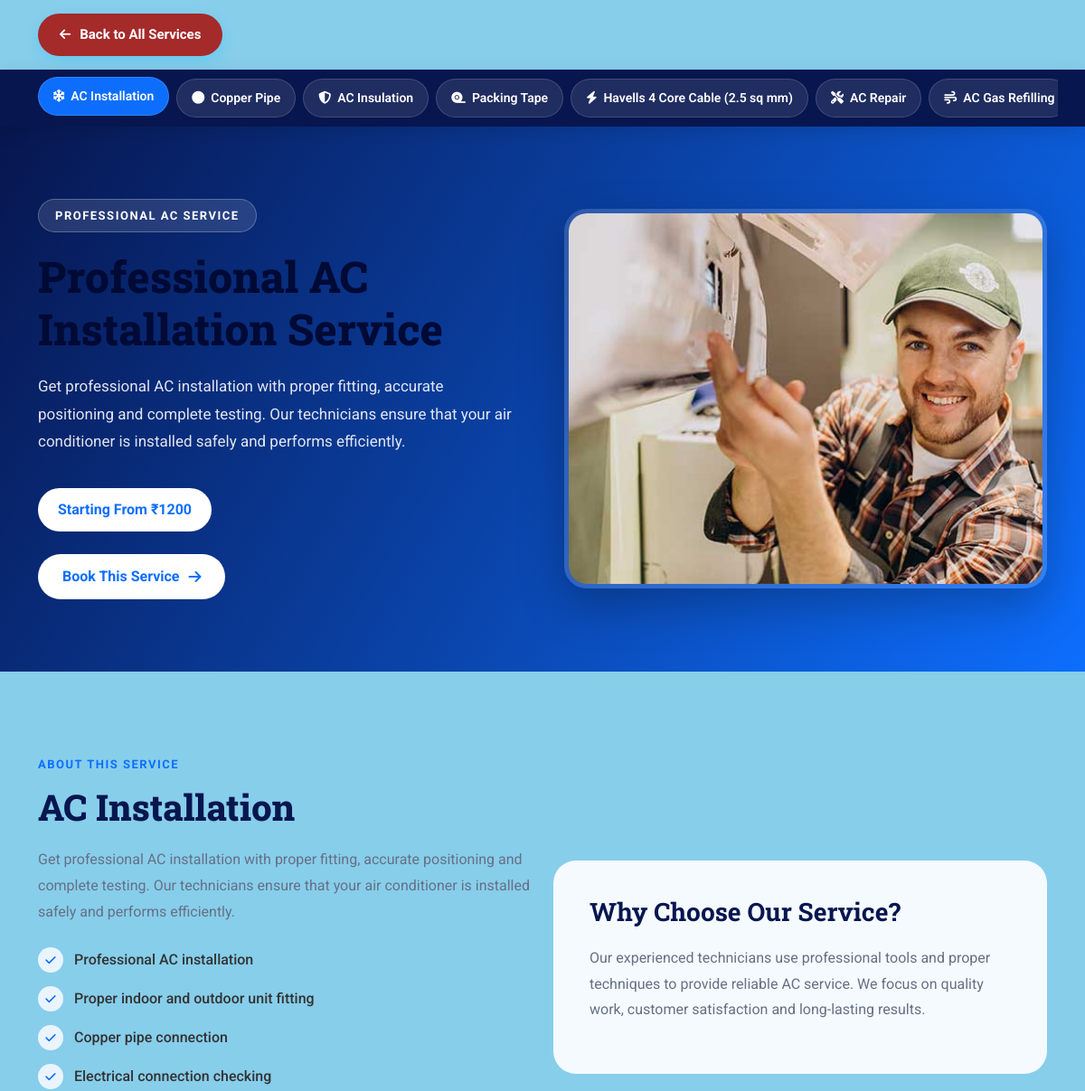
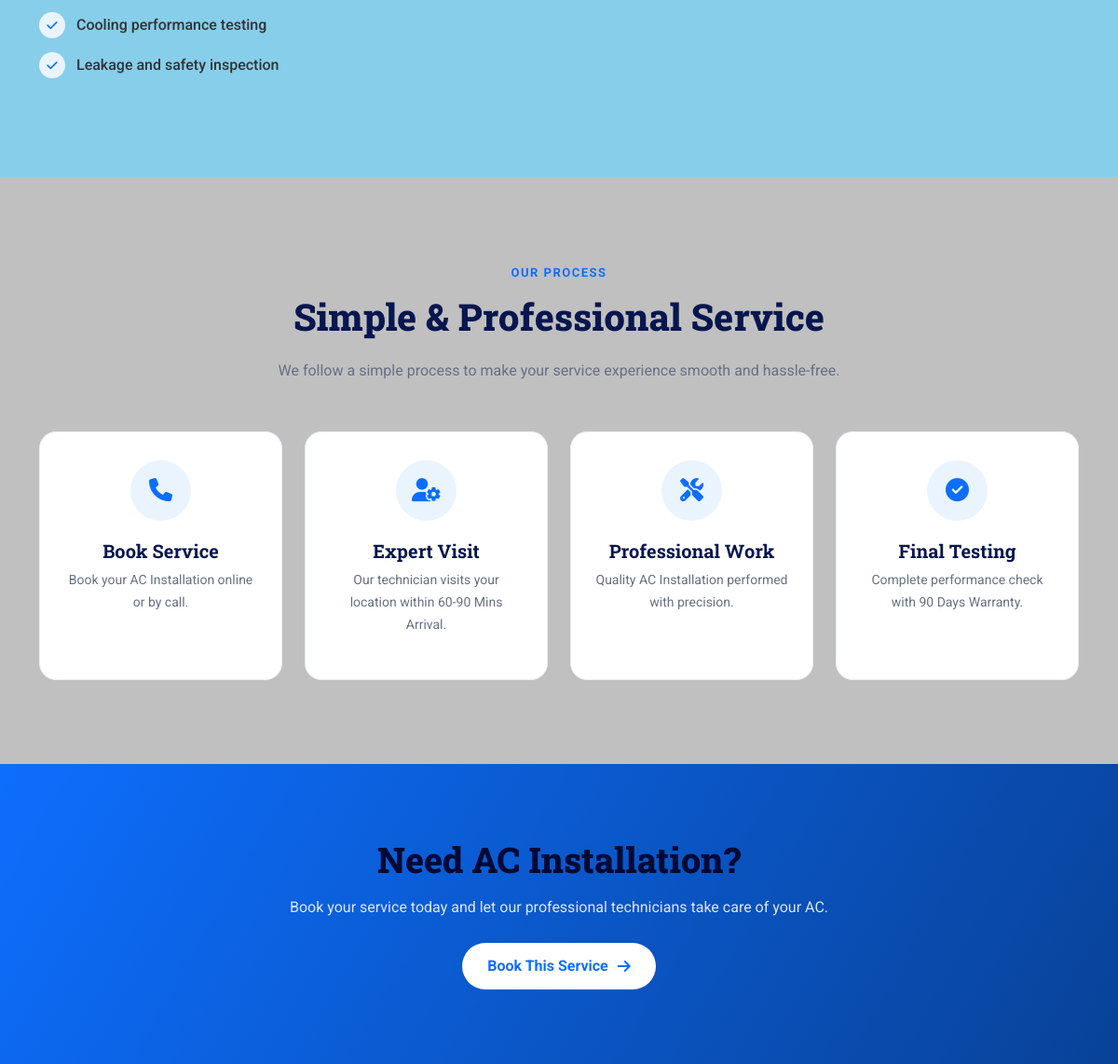
/all_services/service.php, run on the app's committed database (2 pictures, top to bottom).
### tables this page shows
CREATE TABLE IF NOT EXISTS `services` (
  `id` int(11) NOT NULL AUTO_INCREMENT,
  `slug` varchar(100) NOT NULL,
  `name` varchar(255) NOT NULL,
  `badge` varchar(255) NOT NULL DEFAULT 'PROFESSIONAL AC SERVICE',
  `title` varchar(255) NOT NULL,
  `image` varchar(255) NOT NULL DEFAULT 'img/installation.jpg',
  `icon` varchar(255) NOT NULL DEFAULT 'img/icon/icon-01-light.png',
  `price` decimal(10,2) NOT NULL DEFAULT 0.00,
  `price_text` varchar(100) NOT NULL DEFAULT '',
  `short_desc` text NOT NULL,
  `description` text NOT NULL,
  `features` text DEFAULT NULL,
  `estimated_time` varchar(100) NOT NULL DEFAULT '60 Mins Arrival',
  `warranty` varchar(100) NOT NULL DEFAULT '30 Days Guarantee',
  `display_order` int(11) NOT NULL DEFAULT 0,
  `is_active` tinyint(1) NOT NULL DEFAULT 1,
  `created_at` timestamp NOT NULL DEFAULT current_timestamp(),
  `updated_at` timestamp NOT NULL DEFAULT current_timestamp() ON UPDATE current_timestamp(),
  PRIMARY KEY (`id`),
  UNIQUE KEY `slug` (`slug`)
);

### all_services/service.php (the view, shortened to what this page needs)
<?php
require_once '../includes/config.php';
$service_key = $_GET['service'] ?? 'ac_installation';
$services = [];
$db_services_query = mysqli_query($conn, "SELECT * FROM services WHERE is_active = 1 ORDER BY display_order ASC, id ASC");
if ($db_services_query && mysqli_num_rows($db_services_query) > 0) {
    while ($row = mysqli_fetch_assoc($db_services_query)) {
        $slug = $row['slug'];
        $img_src = $row['image'];
        if (strpos($img_src, 'http') !== 0 && strpos($img_src, '../') !== 0) {
            $img_src = '../' . $img_src;
        }
        $price_disp = !empty($row['price_text']) ? $row['price_text'] : ('Starting From ₹' . number_format($row['price'], 0));
        $raw_features = $row['features'] ?? '';
        $features_list = [];
        if (!empty($raw_features)) {
            $json_f = json_decode($raw_features, true);
            if (is_array($json_f)) {
                $features_list = $json_f;
            } else {
                $lines = explode("\n", $raw_features);
                foreach ($lines as $ln) {
                    $trimmed = trim($ln, " \t\n\r\0\x0B-•*");
                    if (!empty($trimmed)) {
                        $features_list[] = $trimmed;
                    }
                }
            }
        }
        $process_list = [
            ['icon' => 'fa-phone', 'title' => 'Book Service', 'text' => 'Book your ' . $row['name'] . ' online or by call.'],
            ['icon' => 'fa-user-cog', 'title' => 'Expert Visit', 'text' => 'Our technician visits your location within ' . (!empty($row['estimated_time']) ? $row['estimated_time'] : '60 Mins') . '.'],
            ['icon' => 'fa-tools', 'title' => 'Professional Work', 'text' => 'Quality ' . $row['name'] . ' performed with precision.'],
            ['icon' => 'fa-check-circle', 'title' => 'Final Testing', 'text' => 'Complete performance check with ' . (!empty($row['warranty']) ? $row['warranty'] : 'warranty guarantee') . '.']
        ];
        $services[$slug] = [
            'id' => $row['id'],
            'slug' => $slug,
            'name' => $row['name'],
            'badge' => !empty($row['badge']) ? $row['badge'] : 'PROFESSIONAL AC SERVICE',
            'title' => !empty($row['title']) ? $row['title'] : ('Professional ' . $row['name'] . ' Service'),
            'image' => $img_src,
            'icon' => $row['icon'],
            'price' => $price_disp,
            'raw_price' => (float)$row['price'],
            'description' => $row['description'],
            'short' => $row['short_desc'],
            'features' => $features_list,
            'process' => $process_list,
            'estimated_time' => $row['estimated_time'],
            'warranty' => $row['warranty']
        ];
    }
}
$service = $services[$service_key];
?>
<!DOCTYPE html>
<html lang="en">
<head>
<link href="../css/bootstrap.min.css" rel="stylesheet">
<link
href="https://cdnjs.cloudflare.com/ajax/libs/font-awesome/6.6.0/css/all.min.css"
rel="stylesheet"
>
</head>
<body>
<div class="back-service-wrapper">
    <div class="container">
        <a
            href="../services.php"
            class="back-service-btn"
        >
            <i class="fas fa-arrow-left"></i>
            Back to All Services
        </a>
    </div>
</div>
<nav class="service-navbar">
<div class="container">
<?php foreach ($services as $key => $navService): ?>
<a
    href="service.php?service=<?php echo urlencode($key); ?>"
    class="service-nav-btn <?php echo ($key === $service_key) ? 'active' : ''; ?>"
>
<?php
$icons = [
    'ac_installation' => 'fa-snowflake',
    'ac_pipe' => 'fa-circle',
    'ac_insulation' => 'fa-shield-halved',
    'ac_tape' => 'fa-tape',
    'ac_cable' => 'fa-bolt',
    'ac_repair' => 'fa-tools',
    'ac_gas' => 'fa-wind',
    'ac_maintenance' => 'fa-cog',
    'ac_cleaning' => 'fa-broom',
    'ac_stand' => 'fa-layer-group',
    'ac_uninstallation' => 'fa-times-circle',
    'ac_amc' => 'fa-calendar-check'
];
?>
<i class="fas <?php echo isset($icons[$key]) ? $icons[$key] : 'fa-tools'; ?>"></i>
<?php echo htmlspecialchars($navService['name']); ?>
</a>
<?php endforeach; ?>
</div>
</nav>
<section class="service-hero">
<div class="container">
<div class="row align-items-center g-5">
<div class="col-lg-6">
<span class="service-badge">
<?php echo htmlspecialchars($service['badge']); ?>
</span>
<h1>
<?php echo htmlspecialchars($service['title']); ?>
</h1>
<p>
<?php echo htmlspecialchars($service['description']); ?>
</p>
<span class="service-price">
<?php echo htmlspecialchars($service['price']); ?>
</span>
<br>
<button
    type="button"
    class="book-button"
    onclick="handleBooking()"
>
Book This Service
<i class="fas fa-arrow-right"></i>
</button>
</div>
<div class="col-lg-6">
<img
    src="<?php echo htmlspecialchars($service['image']); ?>"
    alt="<?php echo htmlspecialchars($service['name']); ?>"
    class="service-hero-image"
>
</div>
</div>
</div>
</section>
<section class="service-about">
<div class="container">
<div class="row align-items-center">
<div class="col-lg-6">
<span class="section-badge">
ABOUT THIS SERVICE
</span>
<h2 class="section-title">
<?php echo htmlspecialchars($service['name']); ?>
</h2>
<p class="section-text">
<?php echo htmlspecialchars($service['description']); ?>
</p>
<ul class="feature-list">
<?php foreach ($service['features'] as $feature): ?>
<li>
<i class="fas fa-check"></i>
<?php echo htmlspecialchars($feature); ?>
</li>
<?php endforeach; ?>
</ul>
</div>
<div class="col-lg-6 mt-5 mt-lg-0">
<div
style="
background:#f5faff;
padding:40px;
border-radius:25px;
"
>
<h3
style="
color:#07164f;
font-family:'Roboto Slab';
font-weight:700;
margin-bottom:20px;
"
>
Why Choose Our Service?
</h3>
<p class="section-text">
Our experienced technicians use professional
tools and proper techniques to provide reliable
AC service. We focus on quality work,
customer satisfaction and long-lasting results.
</p>
</div>
</div>
</div>
</div>
</section>
<section class="process-section">
<div class="container">
<div class="process-heading">
<span class="section-badge">
OUR PROCESS
</span>
<h2 class="section-title">
Simple & Professional Service
</h2>
<p class="section-text">
We follow a simple process to make your
service experience smooth and hassle-free.
</p>
</div>
<div class="row g-4">
<?php foreach ($service['process'] as $process): ?>
<div class="col-lg-3 col-md-6">
<div class="process-card">
<div class="process-icon">
<i class="fas <?php echo htmlspecialchars($process['icon']); ?>"></i>
</div>
<h4>
<?php echo htmlspecialchars($process['title']); ?>
</h4>
<p>
<?php echo htmlspecialchars($process['text']); ?>
</p>
</div>
</div>
<?php endforeach; ?>
</div>
</div>
</section>
<section class="service-cta">
<div class="container">
<h2>
Need
<?php echo htmlspecialchars($service['name']); ?>?
</h2>
<p>
Book your service today and let our
professional technicians take care of your AC.
</p>
<button
    type="button"
    class="book-button"
    onclick="handleBooking()"
>
Book This Service
<i class="fas fa-arrow-right"></i>
</button>
</div>
</section>
</body>
</html>

### all_services/service.php (style rules this page uses)
:root { --primary:#0d6efd; --dark:#07164f; --light:#f5faff; --text:#667085; }
* { box-sizing:border-box; }
body { margin:0; font-family:'Roboto',sans-serif; background:#fff; color:#222; }
.back-service-wrapper { background: skyblue; padding: 15px 0; }
.back-service-btn { display: inline-flex; align-items: center; gap: 10px; padding: 12px 24px; background: brown; color: #ffffff; border-radius: 30px; text-decoration: none; font-size: 15px; font-weight: 700; box-shadow: 0 5px 15px rgba(0,191,255,0.25); transition: all 0.3s ease; }
.back-service-btn i { font-size: 14px; }
.service-navbar { width:100%; background:#07164f; box-shadow:0 5px 20px rgba(0,0,0,.12); position:sticky; top:0; z-index:9999; }
.service-navbar .container { display:flex; align-items:center; gap:8px; overflow-x:auto; flex-wrap:nowrap; -webkit-overflow-scrolling:touch; padding-top:10px; padding-bottom:10px; scroll-behavior: smooth; scrollbar-width: thin; }
.service-nav-btn { flex:0 0 auto; display:inline-flex; align-items:center; gap:7px; padding:10px 16px; border-radius:30px; background:rgba(255,255,255,.10); color:#fff; text-decoration:none; font-size:14px; font-weight:600; border:1px solid rgba(255,255,255,.15); transition:.3s; }
.service-nav-btn:hover, .service-nav-btn.active { background:#0d6efd; color:#fff; transform:translateY(-2px); }
.service-hero { background:linear-gradient(120deg,#07164f,#0d6efd); padding:80px 0; color:#fff; }
.service-badge { display:inline-block; padding:8px 18px; border-radius:50px; background:rgba(255,255,255,.12); border:1px solid rgba(255,255,255,.25); font-size:13px; font-weight:700; letter-spacing:1.5px; margin-bottom:20px; }
.service-hero h1 { font-family:'Roboto Slab',serif; font-size:48px; font-weight:800; line-height:1.2; margin-bottom:20px; }
.service-hero p { font-size:17px; line-height:1.8; color:rgba(255,255,255,.88); max-width:650px; }
.service-price { display:inline-block; margin-top:20px; background:#fff; color:#0d6efd; padding:12px 22px; border-radius:50px; font-weight:700; }
.service-hero-image { width:100%; height:420px; object-fit:cover; border-radius:25px; border:5px solid rgba(255,255,255,.15); box-shadow:0 20px 50px rgba(0,0,0,.25); }
.service-about { padding:90px 0; background:skyblue; }
.section-badge { color:var(--primary); font-size:13px; font-weight:700; letter-spacing:1.5px; }
.section-title { color:var(--dark); font-family:'Roboto Slab',serif; font-size:40px; font-weight:800; margin:12px 0 20px; }
.section-text { color:var(--text); font-size:16px; line-height:1.8; }
.feature-list { margin-top:25px; padding:0; list-style:none; }
.feature-list li { display:flex; align-items:center; gap:12px; margin-bottom:15px; color:#333; font-weight:500; }
.feature-list i { width:28px; height:28px; display:flex; align-items:center; justify-content:center; background:#eaf4ff; color:var(--primary); border-radius:50%; font-size:13px; }
.process-section { padding:90px 0; background:silver; }
.process-heading { text-align:center; max-width:700px; margin:0 auto 50px; }
.process-card { background:#fff; padding:30px 25px; height:100%; border-radius:18px; border:1px solid #e8eef6; text-align:center; transition:.3s; }
.process-icon { width:65px; height:65px; margin:0 auto 20px; display:flex; align-items:center; justify-content:center; border-radius:50%; background:#eaf4ff; color:var(--primary); font-size:25px; }
.process-card h4 { font-family:'Roboto Slab',serif; color:var(--dark); font-weight:700; font-size:20px; }
.process-card p { color:var(--text); font-size:14px; line-height:1.7; }
.service-cta { padding:80px 20px; background:linear-gradient(120deg,#0d6efd,#084298); text-align:center; color:#fff; }
.service-cta h2 { font-family:'Roboto Slab',serif; font-size:38px; font-weight:800; margin-bottom:15px; }
.service-cta p { max-width:650px; margin:0 auto; color:rgba(255,255,255,.85); line-height:1.7; }
.book-button { display:inline-flex; align-items:center; justify-content:center; gap:10px; margin-top:25px; padding:13px 27px; border-radius:50px; background:#fff; color:#0d6efd; text-decoration:none; font-weight:700; border:none; cursor:pointer; transition:.3s; }

### data on the page
services: name "AC Installation", badge "PROFESSIONAL AC SERVICE", title "Professional AC Installation Service", description "Get professional AC installation with proper fitting, accurate positioning and complete testing. Our technicians ensure that your air conditioner is installed safely and performs efficiently.", price_text "Starting From ₹1200"
services: name "Copper Pipe"
services: name "AC Insulation"
services: name "Packing Tape"
services: name "Havells 4 Core Cable (2.5 sq mm)"
services: name "AC Repair"
services: name "AC Gas Refilling"

### other printed values
$feature "Professional AC installation"
$feature "Proper indoor and outdoor unit fitting"
$feature "Copper pipe connection"
$feature "Electrical connection checking"
$feature "Cooling performance testing"
$feature "Leakage and safety inspection"
$process['title'] "Book Service"
$process['text'] "Book your AC Installation online or by call."
$process['title'] "Expert Visit"
$process['text'] "Our technician visits your location within 60-90 Mins Arrival."
$process['title'] "Professional Work"
$process['text'] "Quality AC Installation performed with precision."
$process['title'] "Final Testing"
$process['text'] "Complete performance check with 90 Days Warranty."
